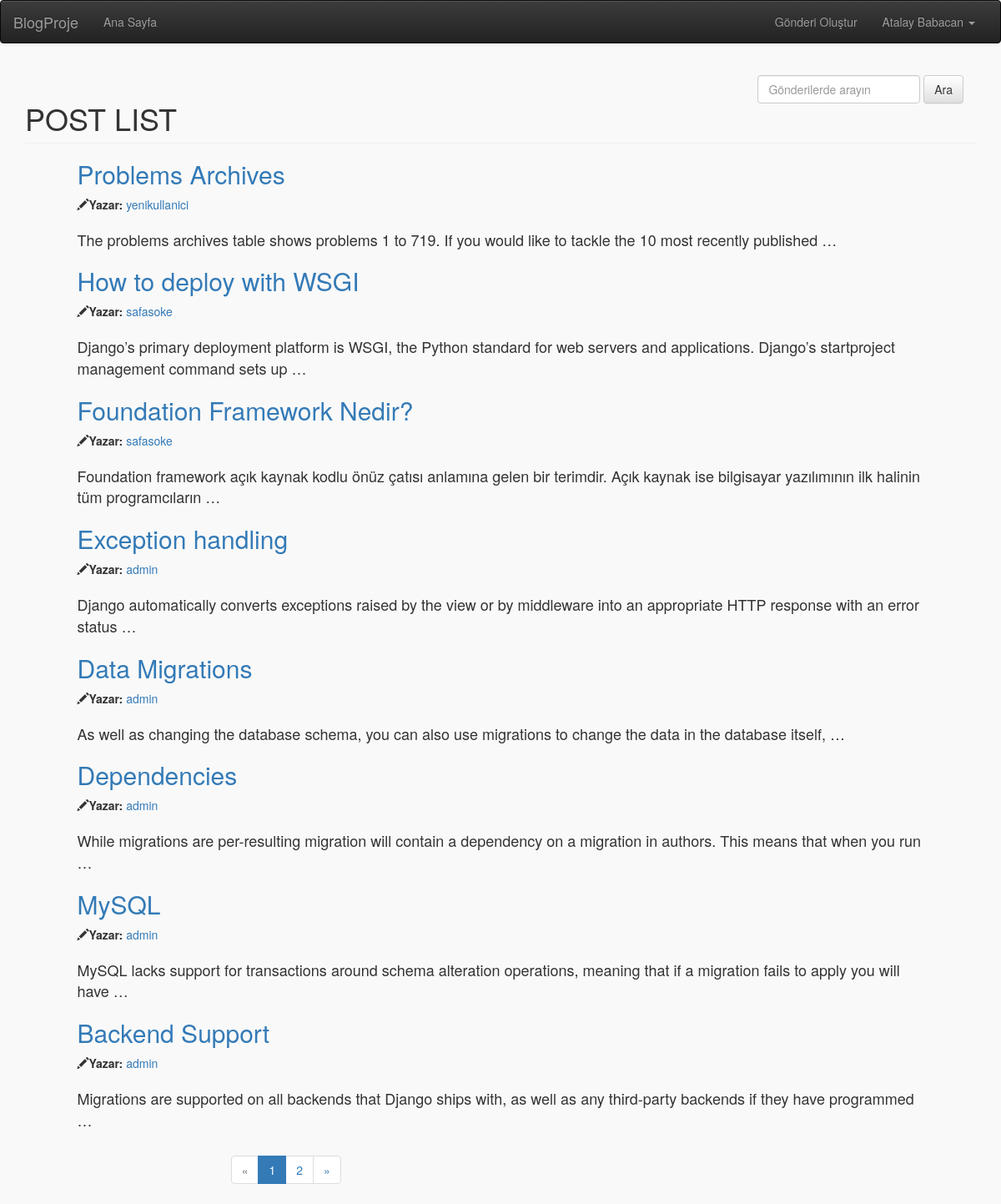
/posts/ (signed in), run on an earlier commit of the app's database.
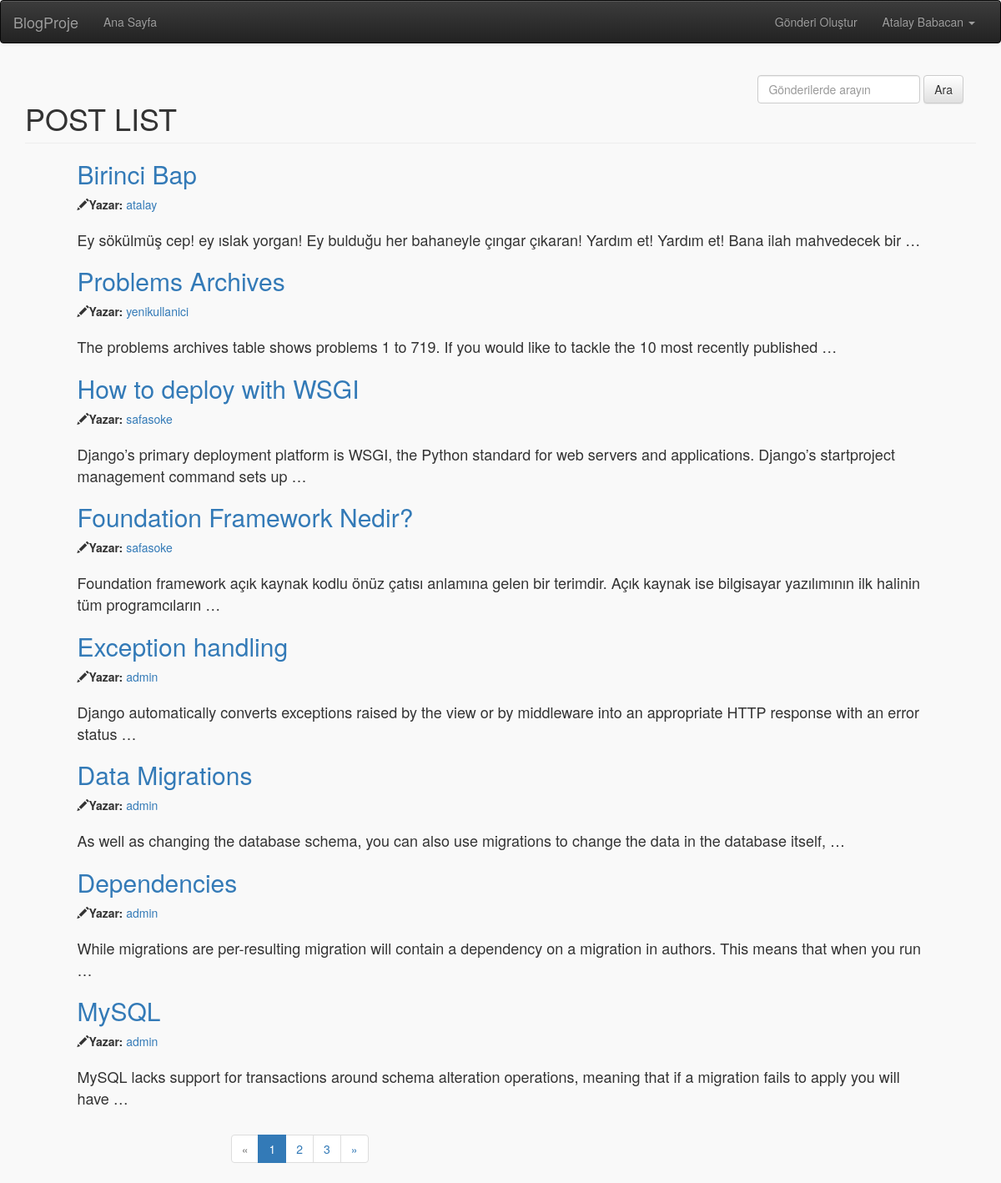
And on a later commit of the database.
### deneme/models.py (models this page shows, shortened)
class Post(models.Model):
    user = models.ForeignKey(User, default=1, on_delete=models.CASCADE, null=True, verbose_name=User)
    title = models.CharField(max_length=200, blank=False, null=True, verbose_name='Başlık Giriniz',
                             help_text='Başlık Bilgisi Burada Girilir.')
    text = models.TextField(max_length=1000, blank=False, verbose_name='İçerik Giriniz', null=True)
    image = models.ImageField(verbose_name='Images', null=True, blank=True)
    kategori = models.ManyToManyField(to=Kategori, null=True, blank=True)
    created_date = models.DateField(auto_now_add=True, auto_now=False)
    class Meta:
        verbose_name_plural = 'Gönderiler'
        ordering = ['-id']

### deneme/views.py (the view)
# urls.py: path('', post_list, name='post-list'),
@login_required(login_url='/kullanici/login/')
def post_list(request):
    gelen_deger = request.GET.get('id', None)
    posts = Post.objects.all()
    form = PostSearch(data=request.GET or None)
    if form.is_valid():
        search = form.cleaned_data.get('search', None)
        if search:
            posts = posts.filter(
                Q(text__icontains=search) | Q(title__icontains=search) | Q(kategori__isim__icontains=search))
    page = request.GET.get('page', 1)
    if gelen_deger:
        posts = posts.filter(id=gelen_deger)
    paginator = Paginator(posts, 8)
    try:
        posts = paginator.page(page)
    except EmptyPage:
        posts = paginator.page((paginator.num_pages))
    except PageNotAnInteger:
        posts = paginator.page(1)
    return render(request, 'deneme/post-list.html', context={'posts': posts, 'form': form})

### deneme/forms.py
class PostSearch(forms.Form):
    search = forms.CharField(required=False, max_length=500, widget=forms.TextInput(
        attrs={'placeholder': 'Gönderilerde arayın', 'class': 'form-control'}))

### kullanici/models.py (called while the page is built)
    def get_screen_name(self):
        user = self.user
        if user.get_full_name():
            return user.get_full_name()
        return user.username

### templates/deneme/post-list.html (shortened to what this page needs)
{% extends 'base.html' %}
{% load static %}
{% block ust_icerik %}
    <link rel="stylesheet" type="text/css" href="{% static 'base.css' %}">
{% endblock %}
{% block icerik %}
    <form class="navbar-form navbar-left pull-right">
        {% for field in form %}
            <div class="form-group">
                {{ field }}
            </div>
        {% endfor %}
        <button type="submit" class="btn btn-default">Ara</button>
    </form>
    <h1 class="page-header">POST LIST</h1>
    <div class="col-lg-11 pull-center">
        {% for posts in posts %}
            <h2><a href="{% url 'post-detail' posts.pk %}">{{ posts.title }}</a></h2>
            <p class="caption"><span class="glyphicon glyphicon-pencil"></span><b>Yazar:</b> <a
                    href="{% url 'user-profile' posts.user.username %}">{{ posts.user.username }}</a></p>
            <p style="font-size: large;margin-top:20px;">{{ posts.text |safe| truncatewords:20 }}</p>
        {% empty %}
            <p>İçerik Bulunamadı</p>
        {% endfor %}
        <div class="row">
            <div class="col-lg-12">
                <div class="col-lg-8 col-lg-offset-2">
                    {% if posts.has_other_pages %}
                        <ul class="pagination">
                            {% if posts.has_previous %}
                                <li><a href="?page={{ posts.previous_page_number }}{% if request.GET.search %}&search={{ request.GET.search }}{% endif %}">&laquo;</a>
                                </li>
                            {% else %}
                                <li class="disabled"><span>&laquo;</span></li>
                            {% endif %}
                            {% for i in posts.paginator.page_range %}
                                {% if posts.number == i %}
                                    <li class="active"><span>{{ i }}<span class="sr-only">(current)</span> </span></li>
                                {% else %}
                                    <li><a href="?page={{ i }}{% if request.GET.search %}&search={{ request.GET.search }}{% endif %}">{{ i }} </a>
                                    </li>
                                {% endif %}
                            {% endfor %}
                            {% if posts.has_next %}
                                <li><a href="?page={{ posts.next_page_number }}{% if request.GET.search %}&search={{ request.GET.search }}{% endif %}">&raquo;</a>
                                </li>
                            {% else %}
                                <li class="disabled"><span>&raquo;</span></li>
                            {% endif %}
                        </ul>
                    {% endif %}
                </div>
            </div>
        </div>
    </div>
{% endblock %}

What changed in the data, as far as the page shows it:
no longer on this page (row unchanged): Post: title "Backend Support", user.username "admin", text "Migrations are supported on all backends that Django ships with, as well as any third-party backends if they have programmed …"
added Post: title "Birinci Bap", user.username "atalay", text "Ey sökülmüş cep! ey ıslak yorgan! Ey bulduğu her bahaneyle çıngar çıkaran! Yardım et! Yardım et! Bana ilah mahvedecek bir …"
Also different on the page:
new list line: "3"
